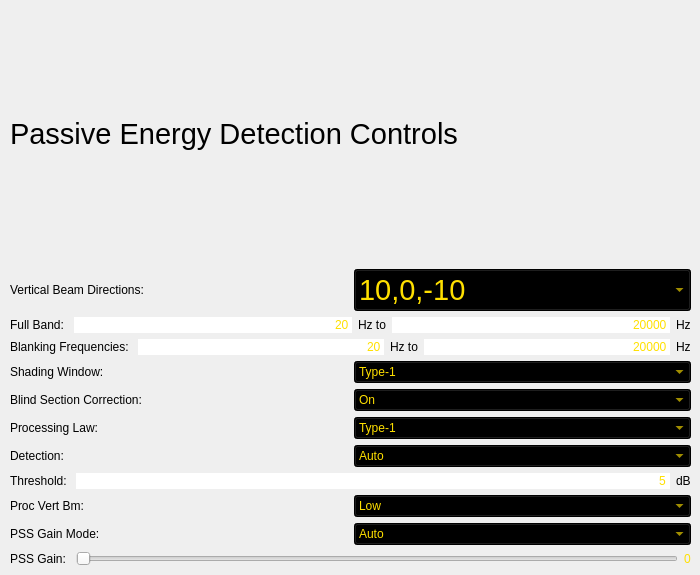
          <widget class="QWidget" name="page">
           <widget class="QWidget" name="layoutWidget">
            <property name="geometry">
             <rect>
              <x>10</x>
              <y>5</y>
              <width>681</width>
              <height>561</height>
             </rect>
            </property>
            <layout class="QVBoxLayout" name="verticalLayout_4">
             <item>
              <widget class="QLabel" name="label_7">
               <property name="font">
                <font>
                 <family>Ubuntu</family>
                 <pointsize>22</pointsize>
                 <weight>50</weight>
                 <italic>false</italic>
                 <bold>false</bold>
                </font>
               </property>
               <property name="styleSheet">
                <string notr="true">font: 22pt &quot;Ubuntu&quot;;</string>
               </property>
               <property name="text">
                <string>Passive Energy Detection Controls</string>
               </property>
              </widget>
             </item>
             <item>
              <layout class="QVBoxLayout" name="verticalLayout">
               <item>
                <layout class="QHBoxLayout" name="horizontalLayout">
                 <item>
                  <widget class="QLabel" name="label">
                   <property name="text">
                    <string>Vertical Beam Directions: </string>
                   </property>
                  </widget>
                 </item>
                 <item>
                  <widget class="QComboBox" name="comboBox_2">
                   <property name="enabled">
                    <bool>true</bool>
                   </property>
                   <property name="sizeIncrement">
                    <size>
                     <width>0</width>
                     <height>0</height>
                    </size>
                   </property>
                   <property name="font">
                    <font>
                     <family>Ubuntu</family>
                     <pointsize>22</pointsize>
                     <weight>50</weight>
                     <italic>false</italic>
                     <bold>false</bold>
                     <kerning>true</kerning>
                    </font>
                   </property>
                   <property name="mouseTracking">
                    <bool>false</bool>
                   </property>
                   <property name="acceptDrops">
                    <bool>false</bool>
                   </property>
                   <property name="layoutDirection">
                    <enum>Qt::LeftToRight</enum>
                   </property>
                   <property name="autoFillBackground">
                    <bool>false</bool>
                   </property>
                   <property name="styleSheet">
                    <string notr="true">background-color: rgb(0, 0, 0);
selection-color: rgb(0, 0, 0);
selection-background-color: rgb(255, 224, 0);
color: rgb(255, 224, 0);
</string>
                   </property>
                   <property name="inputMethodHints">
                    <set>Qt::ImhNone</set>
                   </property>
                   <property name="editable">
                    <bool>false</bool>
                   </property>
                   <property name="currentText" stdset="0">
                    <string>10,0,-10</string>
                   </property>
                   <property name="sizeAdjustPolicy">
                    <enum>QComboBox::AdjustToContentsOnFirstShow</enum>
                   </property>
                   <property name="iconSize">
                    <size>
                     <width>16</width>
                     <height>16</height>
                    </size>
                   </property>
                   <property name="frame">
                    <bool>true</bool>
                   </property>
                   <item>
                    <property name="text">
                     <string>10,0,-10</string>
                    </property>
                   </item>
                   <item>
                    <property name="text">
                     <string>15,0,-15</string>
                    </property>
                   </item>
                   <item>
                    <property name="text">
                     <string>20,0,-20</string>
                    </property>
                   </item>
                  </widget>
                 </item>
                </layout>
               </item>
               <item>
                <layout class="QHBoxLayout" name="horizontalLayout_2">
                 <item>
                  <widget class="QLabel" name="label_6">
                   <property name="text">
                    <string>Full Band: </string>
                   </property>
                  </widget>
                 </item>
                 <item>
                  <widget class="QLineEdit" name="lineEdit">
                   <property name="styleSheet">
                    <string notr="true">color: rgb(255, 224, 0);
selection-background-color: rgb(255, 224, 0);
selection-color: rgb(0, 0, 0);
border-color: rgb(255, 224, 0);</string>
                   </property>
                   <property name="text">
                    <string>20</string>
                   </property>
                   <property name="frame">
                    <bool>false</bool>
                   </property>
                   <property name="alignment">
                    <set>Qt::AlignRight|Qt::AlignTrailing|Qt::AlignVCenter</set>
                   </property>
                   <property name="clearButtonEnabled" stdset="0">
                    <bool>false</bool>
                   </property>
                  </widget>
                 </item>
                 <item>
                  <widget class="QLabel" name="label_17">
                   <property name="text">
                    <string>Hz to</string>
                   </property>
                  </widget>
                 </item>
                 <item>
                  <widget class="QLineEdit" name="lineEdit_2">
                   <property name="styleSheet">
                    <string notr="true">color: rgb(255, 224, 0);
selection-background-color: rgb(255, 224, 0);
selection-color: rgb(0, 0, 0);

</string>
                   </property>
                   <property name="text">
                    <string>20000</string>
                   </property>
                   <property name="frame">
                    <bool>false</bool>
                   </property>
                   <property name="alignment">
                    <set>Qt::AlignRight|Qt::AlignTrailing|Qt::AlignVCenter</set>
                   </property>
                   <property name="clearButtonEnabled" stdset="0">
                    <bool>false</bool>
                   </property>
                  </widget>
                 </item>
                 <item>
                  <widget class="QLabel" name="label_18">
                   <property name="text">
                    <string>Hz</string>
                   </property>
                  </widget>
                 </item>
                </layout>
               </item>
               <item>
                <layout class="QHBoxLayout" name="horizontalLayout_3">
                 <item>
                  <widget class="QLabel" name="label_8">
                   <property name="text">
                    <string>Blanking Frequencies: </string>
                   </property>
                  </widget>
                 </item>
                 <item>
                  <widget class="QLineEdit" name="lineEdit_3">
                   <property name="styleSheet">
                    <string notr="true">color: rgb(255, 224, 0);
selection-background-color: rgb(255, 224, 0);
selection-color: rgb(0, 0, 0);
border-color: rgb(255, 224, 0);</string>
                   </property>
                   <property name="text">
                    <string>20</string>
                   </property>
                   <property name="frame">
                    <bool>false</bool>
                   </property>
                   <property name="alignment">
                    <set>Qt::AlignRight|Qt::AlignTrailing|Qt::AlignVCenter</set>
                   </property>
                   <property name="clearButtonEnabled" stdset="0">
                    <bool>false</bool>
                   </property>
                  </widget>
                 </item>
                 <item>
                  <widget class="QLabel" name="label_19">
                   <property name="text">
                    <string>Hz to</string>
                   </property>
                  </widget>
                 </item>
                 <item>
                  <widget class="QLineEdit" name="lineEdit_4">
                   <property name="styleSheet">
                    <string notr="true">color: rgb(255, 224, 0);
selection-background-color: rgb(255, 224, 0);
selection-color: rgb(0, 0, 0);

</string>
                   </property>
                   <property name="text">
                    <string>20000</string>
                   </property>
                   <property name="frame">
                    <bool>false</bool>
                   </property>
                   <property name="alignment">
                    <set>Qt::AlignRight|Qt::AlignTrailing|Qt::AlignVCenter</set>
                   </property>
                   <property name="clearButtonEnabled" stdset="0">
                    <bool>false</bool>
                   </property>
                  </widget>
                 </item>
                 <item>
                  <widget class="QLabel" name="label_20">
                   <property name="text">
                    <string>Hz</string>
                   </property>
                  </widget>
                 </item>
                </layout>
               </item>
               <item>
                <layout class="QHBoxLayout" name="horizontalLayout_4">
                 <item>
                  <widget class="QLabel" name="label_9">
                   <property name="text">
                    <string>Shading Window: </string>
                   </property>
                  </widget>
                 </item>
                 <item>
                  <widget class="QComboBox" name="comboBox_3">
                   <property name="autoFillBackground">
                    <bool>false</bool>
                   </property>
                   <property name="styleSheet">
                    <string notr="true">background-color: rgb(0, 0, 0);
selection-color: rgb(0, 0, 0);
selection-background-color: rgb(255, 224, 0);
color: rgb(255, 224, 0);</string>
                   </property>
                   <property name="editable">
                    <bool>false</bool>
                   </property>
                   <property name="iconSize">
                    <size>
                     <width>16</width>
                     <height>16</height>
                    </size>
                   </property>
                   <property name="frame">
                    <bool>true</bool>
                   </property>
                   <item>
                    <property name="text">
                     <string>Type-1</string>
                    </property>
                   </item>
                   <item>
                    <property name="text">
                     <string>Type-2</string>
                    </property>
                   </item>
                   <item>
                    <property name="text">
                     <string>Type-3</string>
                    </property>
                   </item>
                  </widget>
                 </item>
                </layout>
               </item>
               <item>
                <layout class="QHBoxLayout" name="horizontalLayout_5">
                 <item>
                  <widget class="QLabel" name="label_10">
                   <property name="text">
                    <string>Blind Section Correction: </string>
                   </property>
                  </widget>
                 </item>
                 <item>
                  <widget class="QComboBox" name="comboBox_17">
                   <property name="autoFillBackground">
                    <bool>false</bool>
                   </property>
                   <property name="styleSheet">
                    <string notr="true">background-color: rgb(0, 0, 0);
selection-color: rgb(0, 0, 0);
selection-background-color: rgb(255, 224, 0);
color: rgb(255, 224, 0);</string>
                   </property>
                   <property name="editable">
                    <bool>false</bool>
                   </property>
                   <property name="iconSize">
                    <size>
                     <width>16</width>
                     <height>16</height>
                    </size>
                   </property>
                   <property name="frame">
                    <bool>true</bool>
                   </property>
                   <item>
                    <property name="text">
                     <string>On</string>
                    </property>
                   </item>
                   <item>
                    <property name="text">
                     <string>Off</string>
                    </property>
                   </item>
                  </widget>
                 </item>
                </layout>
               </item>
               <item>
                <layout class="QHBoxLayout" name="horizontalLayout_6">
                 <item>
                  <widget class="QLabel" name="label_11">
                   <property name="text">
                    <string>Processing Law: </string>
                   </property>
                  </widget>
                 </item>
                 <item>
                  <widget class="QComboBox" name="comboBox_5">
                   <property name="autoFillBackground">
                    <bool>false</bool>
                   </property>
                   <property name="styleSheet">
                    <string notr="true">background-color: rgb(0, 0, 0);
selection-color: rgb(0, 0, 0);
selection-background-color: rgb(255, 224, 0);
color: rgb(255, 224, 0);</string>
                   </property>
                   <property name="editable">
                    <bool>false</bool>
                   </property>
                   <property name="iconSize">
                    <size>
                     <width>16</width>
                     <height>16</height>
                    </size>
                   </property>
                   <property name="frame">
                    <bool>true</bool>
                   </property>
                   <item>
                    <property name="text">
                     <string>Type-1</string>
                    </property>
                   </item>
                   <item>
                    <property name="text">
                     <string>Type-2</string>
                    </property>
                   </item>
                   <item>
                    <property name="text">
                     <string>Type-3</string>
                    </property>
                   </item>
                  </widget>
                 </item>
                </layout>
               </item>
               <item>
                <layout class="QHBoxLayout" name="horizontalLayout_7">
                 <item>
                  <widget class="QLabel" name="label_12">
                   <property name="text">
                    <string>Detection: </string>
                   </property>
                  </widget>
                 </item>
                 <item>
                  <widget class="QComboBox" name="comboBox_4">
                   <property name="autoFillBackground">
                    <bool>false</bool>
                   </property>
                   <property name="styleSheet">
                    <string notr="true">background-color: rgb(0, 0, 0);
selection-color: rgb(0, 0, 0);
selection-background-color: rgb(255, 224, 0);
color: rgb(255, 224, 0);</string>
                   </property>
                   <property name="editable">
                    <bool>false</bool>
                   </property>
                   <property name="iconSize">
                    <size>
                     <width>16</width>
                     <height>16</height>
                    </size>
                   </property>
                   <property name="frame">
                    <bool>true</bool>
                   </property>
                   <item>
                    <property name="text">
                     <string>Auto</string>
                    </property>
                   </item>
                   <item>
                    <property name="text">
                     <string>Manual</string>
                    </property>
                   </item>
                  </widget>
                 </item>
                </layout>
               </item>
               <item>
                <layout class="QHBoxLayout" name="horizontalLayout_8">
                 <item>
                  <widget class="QLabel" name="label_13">
                   <property name="text">
                    <string>Threshold: </string>
                   </property>
                  </widget>
                 </item>
                 <item>
                  <widget class="QLineEdit" name="lineEdit_5">
                   <property name="styleSheet">
                    <string notr="true">color: rgb(255, 224, 0);
selection-background-color: rgb(255, 224, 0);
selection-color: rgb(0, 0, 0);

</string>
                   </property>
                   <property name="text">
                    <string>5</string>
                   </property>
                   <property name="frame">
                    <bool>false</bool>
                   </property>
                   <property name="alignment">
                    <set>Qt::AlignRight|Qt::AlignTrailing|Qt::AlignVCenter</set>
                   </property>
                   <property name="clearButtonEnabled" stdset="0">
                    <bool>false</bool>
                   </property>
                  </widget>
                 </item>
                 <item>
                  <widget class="QLabel" name="label_21">
                   <property name="text">
                    <string>dB</string>
                   </property>
                  </widget>
                 </item>
                </layout>
               </item>
               <item>
                <layout class="QHBoxLayout" name="horizontalLayout_9">
                 <item>
                  <widget class="QLabel" name="label_14">
                   <property name="text">
                    <string>Proc Vert Bm:</string>
                   </property>
                  </widget>
                 </item>
                 <item>
                  <widget class="QComboBox" name="comboBox_6">
                   <property name="autoFillBackground">
                    <bool>false</bool>
                   </property>
                   <property name="styleSheet">
                    <string notr="true">background-color: rgb(0, 0, 0);
selection-color: rgb(0, 0, 0);
selection-background-color: rgb(255, 224, 0);
color: rgb(255, 224, 0);</string>
                   </property>
                   <property name="editable">
                    <bool>false</bool>
                   </property>
                   <property name="iconSize">
                    <size>
                     <width>16</width>
                     <height>16</height>
                    </size>
                   </property>
                   <property name="frame">
                    <bool>true</bool>
                   </property>
                   <item>
                    <property name="text">
                     <string>Low</string>
                    </property>
                   </item>
                   <item>
                    <property name="text">
                     <string>Med</string>
                    </property>
                   </item>
                   <item>
                    <property name="text">
                     <string>High</string>
                    </property>
                   </item>
                  </widget>
                 </item>
                </layout>
               </item>
               <item>
                <layout class="QHBoxLayout" name="horizontalLayout_10">
                 <item>
                  <widget class="QLabel" name="label_15">
                   <property name="text">
                    <string>PSS Gain Mode: </string>
                   </property>
                  </widget>
                 </item>
                 <item>
                  <widget class="QComboBox" name="comboBox_7">
                   <property name="autoFillBackground">
                    <bool>false</bool>
                   </property>
                   <property name="styleSheet">
                    <string notr="true">background-color: rgb(0, 0, 0);
selection-color: rgb(0, 0, 0);
selection-background-color: rgb(255, 224, 0);
color: rgb(255, 224, 0);</string>
                   </property>
                   <property name="editable">
                    <bool>false</bool>
                   </property>
                   <property name="iconSize">
                    <size>
                     <width>16</width>
                     <height>16</height>
                    </size>
                   </property>
                   <property name="frame">
                    <bool>true</bool>
                   </property>
                   <item>
                    <property name="text">
                     <string>Auto</string>
                    </property>
                   </item>
                   <item>
                    <property name="text">
                     <string>Manual</string>
                    </property>
                   </item>
                  </widget>
                 </item>
                </layout>
               </item>
               <item>
                <layout class="QHBoxLayout" name="horizontalLayout_11">
                 <item>
                  <widget class="QLabel" name="label_16">
                   <property name="text">
                    <string>PSS Gain: </string>
                   </property>
                  </widget>
                 </item>
                 <item>
                  <widget class="QSlider" name="horizontalSlider">
                   <property name="styleSheet">
                    <string notr="true"/>
                   </property>
                   <property name="orientation">
                    <enum>Qt::Horizontal</enum>
                   </property>
                  </widget>
                 </item>
                 <item>
                  <widget class="QLabel" name="slideval">
                   <property name="styleSheet">
                    <string notr="true">color: rgb(255, 224, 0);</string>
                   </property>
                   <property name="text">
                    <string>0</string>
                   </property>
                  </widget>
                 </item>
                </layout>
               </item>
              </layout>
             </item>
            </layout>
           </widget>
          </widget>
